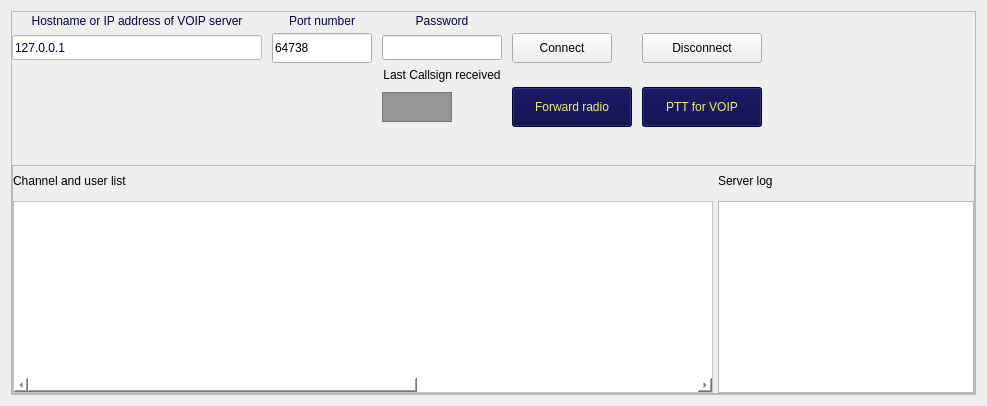
        <widget class="QWidget" name="tab_3">
         <property name="sizePolicy">
          <sizepolicy hsizetype="MinimumExpanding" vsizetype="MinimumExpanding">
           <horstretch>0</horstretch>
           <verstretch>0</verstretch>
          </sizepolicy>
         </property>
         <property name="toolTip">
          <string>&lt;html&gt;&lt;head/&gt;&lt;body&gt;&lt;p&gt;Config&lt;/p&gt;&lt;/body&gt;&lt;/html&gt;</string>
         </property>
         <attribute name="title">
          <string>VOIP</string>
         </attribute>
         <layout class="QVBoxLayout" name="verticalLayout_5">
          <item>
           <widget class="QFrame" name="frame_2">
            <property name="sizePolicy">
             <sizepolicy hsizetype="MinimumExpanding" vsizetype="MinimumExpanding">
              <horstretch>0</horstretch>
              <verstretch>0</verstretch>
             </sizepolicy>
            </property>
            <property name="minimumSize">
             <size>
              <width>500</width>
              <height>300</height>
             </size>
            </property>
            <property name="frameShape">
             <enum>QFrame::StyledPanel</enum>
            </property>
            <property name="frameShadow">
             <enum>QFrame::Raised</enum>
            </property>
            <layout class="QVBoxLayout" name="verticalLayout_4">
             <property name="leftMargin">
              <number>0</number>
             </property>
             <property name="topMargin">
              <number>0</number>
             </property>
             <property name="rightMargin">
              <number>0</number>
             </property>
             <property name="bottomMargin">
              <number>0</number>
             </property>
             <item>
              <layout class="QVBoxLayout" name="verticalLayout_3">
               <property name="sizeConstraint">
                <enum>QLayout::SetDefaultConstraint</enum>
               </property>
               <item>
                <layout class="QGridLayout" name="gridLayout">
                 <property name="topMargin">
                  <number>2</number>
                 </property>
                 <property name="bottomMargin">
                  <number>2</number>
                 </property>
                 <property name="horizontalSpacing">
                  <number>10</number>
                 </property>
                 <property name="verticalSpacing">
                  <number>5</number>
                 </property>
                 <item row="1" column="0">
                  <widget class="QLineEdit" name="voipServerEdit">
                   <property name="sizePolicy">
                    <sizepolicy hsizetype="Fixed" vsizetype="Fixed">
                     <horstretch>0</horstretch>
                     <verstretch>0</verstretch>
                    </sizepolicy>
                   </property>
                   <property name="minimumSize">
                    <size>
                     <width>250</width>
                     <height>25</height>
                    </size>
                   </property>
                   <property name="styleSheet">
                    <string notr="true">background-color: rgb(255, 255, 255);
color: rgb(0, 0, 66);
font: 12pt &quot;Sans Serif&quot;;</string>
                   </property>
                   <property name="text">
                    <string>127.0.0.1</string>
                   </property>
                  </widget>
                 </item>
                 <item row="1" column="3">
                  <widget class="QPushButton" name="voipConnectButton">
                   <property name="sizePolicy">
                    <sizepolicy hsizetype="Fixed" vsizetype="Fixed">
                     <horstretch>0</horstretch>
                     <verstretch>0</verstretch>
                    </sizepolicy>
                   </property>
                   <property name="minimumSize">
                    <size>
                     <width>100</width>
                     <height>30</height>
                    </size>
                   </property>
                   <property name="styleSheet">
                    <string notr="true">font: 10pt &quot;Sans Serif&quot;;
</string>
                   </property>
                   <property name="text">
                    <string>Connect</string>
                   </property>
                   <property name="icon">
                    <iconset>
                     <normalon>:/res/call-start.png</normalon>
                    </iconset>
                   </property>
                   <property name="iconSize">
                    <size>
                     <width>24</width>
                     <height>24</height>
                    </size>
                   </property>
                  </widget>
                 </item>
                 <item row="0" column="2">
                  <widget class="QLabel" name="label_28">
                   <property name="sizePolicy">
                    <sizepolicy hsizetype="Fixed" vsizetype="Fixed">
                     <horstretch>0</horstretch>
                     <verstretch>0</verstretch>
                    </sizepolicy>
                   </property>
                   <property name="maximumSize">
                    <size>
                     <width>450</width>
                     <height>30</height>
                    </size>
                   </property>
                   <property name="styleSheet">
                    <string notr="true">font: 10pt &quot;Sans Serif&quot;;
color: rgb(0, 0, 71);</string>
                   </property>
                   <property name="text">
                    <string>Password</string>
                   </property>
                   <property name="alignment">
                    <set>Qt::AlignCenter</set>
                   </property>
                  </widget>
                 </item>
                 <item row="0" column="0">
                  <widget class="QLabel" name="label_26">
                   <property name="sizePolicy">
                    <sizepolicy hsizetype="Fixed" vsizetype="Fixed">
                     <horstretch>0</horstretch>
                     <verstretch>0</verstretch>
                    </sizepolicy>
                   </property>
                   <property name="maximumSize">
                    <size>
                     <width>450</width>
                     <height>30</height>
                    </size>
                   </property>
                   <property name="styleSheet">
                    <string notr="true">font: 10pt &quot;Sans Serif&quot;;
color: rgb(0, 0, 71);</string>
                   </property>
                   <property name="text">
                    <string>Hostname or IP address of VOIP server</string>
                   </property>
                   <property name="alignment">
                    <set>Qt::AlignCenter</set>
                   </property>
                  </widget>
                 </item>
                 <item row="1" column="5">
                  <spacer name="horizontalSpacer_5">
                   <property name="orientation">
                    <enum>Qt::Horizontal</enum>
                   </property>
                   <property name="sizeHint" stdset="0">
                    <size>
                     <width>40</width>
                     <height>20</height>
                    </size>
                   </property>
                  </spacer>
                 </item>
                 <item row="3" column="2">
                  <widget class="QLabel" name="labelDisplayCallsign">
                   <property name="sizePolicy">
                    <sizepolicy hsizetype="Fixed" vsizetype="Fixed">
                     <horstretch>0</horstretch>
                     <verstretch>0</verstretch>
                    </sizepolicy>
                   </property>
                   <property name="minimumSize">
                    <size>
                     <width>70</width>
                     <height>30</height>
                    </size>
                   </property>
                   <property name="font">
                    <font>
                     <family>Sans Serif</family>
                     <pointsize>9</pointsize>
                     <weight>50</weight>
                     <italic>false</italic>
                     <bold>false</bold>
                    </font>
                   </property>
                   <property name="toolTip">
                    <string>Incoming transmission callsign</string>
                   </property>
                   <property name="styleSheet">
                    <string notr="true">color: rgb(255, 255, 255);
font: 9pt &quot;Monospace&quot;;
background-color: rgb(150, 150, 150);
font: 9pt &quot;Sans Serif&quot;;
</string>
                   </property>
                   <property name="frameShape">
                    <enum>QFrame::StyledPanel</enum>
                   </property>
                   <property name="frameShadow">
                    <enum>QFrame::Sunken</enum>
                   </property>
                   <property name="lineWidth">
                    <number>1</number>
                   </property>
                   <property name="text">
                    <string/>
                   </property>
                   <property name="alignment">
                    <set>Qt::AlignCenter</set>
                   </property>
                   <property name="textInteractionFlags">
                    <set>Qt::LinksAccessibleByMouse|Qt::TextSelectableByMouse</set>
                   </property>
                  </widget>
                 </item>
                 <item row="1" column="2">
                  <widget class="QLineEdit" name="lineEdit">
                   <property name="sizePolicy">
                    <sizepolicy hsizetype="Fixed" vsizetype="Fixed">
                     <horstretch>0</horstretch>
                     <verstretch>0</verstretch>
                    </sizepolicy>
                   </property>
                   <property name="minimumSize">
                    <size>
                     <width>120</width>
                     <height>25</height>
                    </size>
                   </property>
                   <property name="maximumSize">
                    <size>
                     <width>150</width>
                     <height>16777215</height>
                    </size>
                   </property>
                  </widget>
                 </item>
                 <item row="1" column="4">
                  <widget class="QPushButton" name="voipDisconnectButton">
                   <property name="sizePolicy">
                    <sizepolicy hsizetype="Fixed" vsizetype="Fixed">
                     <horstretch>0</horstretch>
                     <verstretch>0</verstretch>
                    </sizepolicy>
                   </property>
                   <property name="minimumSize">
                    <size>
                     <width>120</width>
                     <height>30</height>
                    </size>
                   </property>
                   <property name="styleSheet">
                    <string notr="true">font: 10pt &quot;Sans Serif&quot;;</string>
                   </property>
                   <property name="text">
                    <string>Disconnect</string>
                   </property>
                   <property name="icon">
                    <iconset>
                     <normalon>:/res/application-exit.png</normalon>
                    </iconset>
                   </property>
                   <property name="iconSize">
                    <size>
                     <width>24</width>
                     <height>24</height>
                    </size>
                   </property>
                  </widget>
                 </item>
                 <item row="2" column="2">
                  <widget class="QLabel" name="label_22">
                   <property name="text">
                    <string>Last Callsign received</string>
                   </property>
                   <property name="alignment">
                    <set>Qt::AlignCenter</set>
                   </property>
                  </widget>
                 </item>
                 <item row="3" column="3">
                  <widget class="QPushButton" name="voipForwardButton">
                   <property name="sizePolicy">
                    <sizepolicy hsizetype="Fixed" vsizetype="Fixed">
                     <horstretch>0</horstretch>
                     <verstretch>0</verstretch>
                    </sizepolicy>
                   </property>
                   <property name="minimumSize">
                    <size>
                     <width>120</width>
                     <height>40</height>
                    </size>
                   </property>
                   <property name="toolTip">
                    <string>Radio is connected to the VOIP server</string>
                   </property>
                   <property name="autoFillBackground">
                    <bool>false</bool>
                   </property>
                   <property name="styleSheet">
                    <string notr="true">font: 10pt &quot;Sans Serif&quot;;
color: rgb(240, 240, 119);
border-width: 4px;
background-color: rgb(0, 0, 67);
</string>
                   </property>
                   <property name="text">
                    <string>Forward radio</string>
                   </property>
                   <property name="icon">
                    <iconset resource="resources.qrc">
                     <normaloff>:/res/Button-Blank-Gray-icon.png</normaloff>
                     <normalon>:/res/Button-Blank-Yellow-icon.png</normalon>:/res/Button-Blank-Gray-icon.png</iconset>
                   </property>
                   <property name="checkable">
                    <bool>true</bool>
                   </property>
                  </widget>
                 </item>
                 <item row="3" column="4">
                  <widget class="QPushButton" name="pttVoipButton">
                   <property name="sizePolicy">
                    <sizepolicy hsizetype="Fixed" vsizetype="Fixed">
                     <horstretch>0</horstretch>
                     <verstretch>0</verstretch>
                    </sizepolicy>
                   </property>
                   <property name="minimumSize">
                    <size>
                     <width>120</width>
                     <height>40</height>
                    </size>
                   </property>
                   <property name="toolTip">
                    <string>PTT will talk on VOIP network</string>
                   </property>
                   <property name="autoFillBackground">
                    <bool>false</bool>
                   </property>
                   <property name="styleSheet">
                    <string notr="true">font: 10pt &quot;Sans Serif&quot;;
color: rgb(240, 240, 119);
border-width: 4px;
background-color: rgb(0, 0, 67);
</string>
                   </property>
                   <property name="text">
                    <string>PTT for VOIP</string>
                   </property>
                   <property name="icon">
                    <iconset resource="resources.qrc">
                     <normaloff>:/res/Button-Blank-Gray-icon.png</normaloff>
                     <normalon>:/res/Button-Blank-Yellow-icon.png</normalon>:/res/Button-Blank-Gray-icon.png</iconset>
                   </property>
                   <property name="checkable">
                    <bool>true</bool>
                   </property>
                  </widget>
                 </item>
                 <item row="1" column="1">
                  <widget class="QLineEdit" name="voipServerPortEdit">
                   <property name="sizePolicy">
                    <sizepolicy hsizetype="Fixed" vsizetype="Fixed">
                     <horstretch>0</horstretch>
                     <verstretch>0</verstretch>
                    </sizepolicy>
                   </property>
                   <property name="maximumSize">
                    <size>
                     <width>100</width>
                     <height>30</height>
                    </size>
                   </property>
                   <property name="inputMethodHints">
                    <set>Qt::ImhDigitsOnly</set>
                   </property>
                   <property name="text">
                    <string>64738</string>
                   </property>
                   <property name="maxLength">
                    <number>5</number>
                   </property>
                  </widget>
                 </item>
                 <item row="0" column="1">
                  <widget class="QLabel" name="label_31">
                   <property name="styleSheet">
                    <string notr="true">font: 10pt &quot;Sans Serif&quot;;
color: rgb(0, 0, 71);</string>
                   </property>
                   <property name="text">
                    <string>Port number</string>
                   </property>
                   <property name="alignment">
                    <set>Qt::AlignCenter</set>
                   </property>
                  </widget>
                 </item>
                </layout>
               </item>
               <item>
                <spacer name="verticalSpacer_3">
                 <property name="orientation">
                  <enum>Qt::Vertical</enum>
                 </property>
                 <property name="sizeType">
                  <enum>QSizePolicy::Fixed</enum>
                 </property>
                 <property name="sizeHint" stdset="0">
                  <size>
                   <width>10</width>
                   <height>30</height>
                  </size>
                 </property>
                </spacer>
               </item>
               <item>
                <widget class="QFrame" name="frame_3">
                 <property name="sizePolicy">
                  <sizepolicy hsizetype="MinimumExpanding" vsizetype="MinimumExpanding">
                   <horstretch>0</horstretch>
                   <verstretch>0</verstretch>
                  </sizepolicy>
                 </property>
                 <property name="minimumSize">
                  <size>
                   <width>500</width>
                   <height>100</height>
                  </size>
                 </property>
                 <property name="frameShape">
                  <enum>QFrame::StyledPanel</enum>
                 </property>
                 <property name="frameShadow">
                  <enum>QFrame::Raised</enum>
                 </property>
                 <layout class="QGridLayout" name="gridLayout_2">
                  <property name="leftMargin">
                   <number>0</number>
                  </property>
                  <property name="topMargin">
                   <number>0</number>
                  </property>
                  <property name="rightMargin">
                   <number>0</number>
                  </property>
                  <property name="bottomMargin">
                   <number>0</number>
                  </property>
                  <property name="spacing">
                   <number>5</number>
                  </property>
                  <item row="0" column="2">
                   <widget class="QLabel" name="label_29">
                    <property name="styleSheet">
                     <string notr="true">font: 12pt &quot;Sans Serif&quot;;</string>
                    </property>
                    <property name="text">
                     <string>Server log</string>
                    </property>
                   </widget>
                  </item>
                  <item row="1" column="2">
                   <widget class="QTextEdit" name="voipMessagesEdit">
                    <property name="sizePolicy">
                     <sizepolicy hsizetype="Expanding" vsizetype="Expanding">
                      <horstretch>0</horstretch>
                      <verstretch>0</verstretch>
                     </sizepolicy>
                    </property>
                    <property name="undoRedoEnabled">
                     <bool>false</bool>
                    </property>
                    <property name="readOnly">
                     <bool>true</bool>
                    </property>
                   </widget>
                  </item>
                  <item row="0" column="0">
                   <widget class="QLabel" name="label_27">
                    <property name="sizePolicy">
                     <sizepolicy hsizetype="MinimumExpanding" vsizetype="Fixed">
                      <horstretch>0</horstretch>
                      <verstretch>0</verstretch>
                     </sizepolicy>
                    </property>
                    <property name="minimumSize">
                     <size>
                      <width>0</width>
                      <height>30</height>
                     </size>
                    </property>
                    <property name="styleSheet">
                     <string notr="true">font: 12pt &quot;Sans Serif&quot;;</string>
                    </property>
                    <property name="frameShape">
                     <enum>QFrame::NoFrame</enum>
                    </property>
                    <property name="frameShadow">
                     <enum>QFrame::Plain</enum>
                    </property>
                    <property name="text">
                     <string>Channel and user list</string>
                    </property>
                   </widget>
                  </item>
                  <item row="1" column="0">
                   <widget class="QTreeWidget" name="voipTreeWidget">
                    <property name="sizePolicy">
                     <sizepolicy hsizetype="MinimumExpanding" vsizetype="MinimumExpanding">
                      <horstretch>0</horstretch>
                      <verstretch>0</verstretch>
                     </sizepolicy>
                    </property>
                    <property name="minimumSize">
                     <size>
                      <width>700</width>
                      <height>180</height>
                     </size>
                    </property>
                    <property name="styleSheet">
                     <string notr="true">background-color: rgb(255, 255, 255);s
font: 10pt &quot;Sans Serif&quot;;
color: rgb(0, 67, 98);</string>
                    </property>
                    <property name="lineWidth">
                     <number>3</number>
                    </property>
                    <property name="alternatingRowColors">
                     <bool>false</bool>
                    </property>
                    <property name="selectionMode">
                     <enum>QAbstractItemView::NoSelection</enum>
                    </property>
                    <property name="selectionBehavior">
                     <enum>QAbstractItemView::SelectItems</enum>
                    </property>
                    <property name="rootIsDecorated">
                     <bool>true</bool>
                    </property>
                    <property name="itemsExpandable">
                     <bool>true</bool>
                    </property>
                    <property name="wordWrap">
                     <bool>true</bool>
                    </property>
                    <property name="headerHidden">
                     <bool>true</bool>
                    </property>
                    <property name="expandsOnDoubleClick">
                     <bool>false</bool>
                    </property>
                    <property name="columnCount">
                     <number>4</number>
                    </property>
                    <attribute name="headerVisible">
                     <bool>false</bool>
                    </attribute>
                    <attribute name="headerDefaultSectionSize">
                     <number>300</number>
                    </attribute>
                    <attribute name="headerHighlightSections">
                     <bool>false</bool>
                    </attribute>
                    <column>
                     <property name="text">
                      <string notr="true">1</string>
                     </property>
                    </column>
                    <column>
                     <property name="text">
                      <string notr="true">2</string>
                     </property>
                    </column>
                    <column>
                     <property name="text">
                      <string notr="true">3</string>
                     </property>
                    </column>
                    <column>
                     <property name="text">
                      <string notr="true">4</string>
                     </property>
                    </column>
                   </widget>
                  </item>
                 </layout>
                </widget>
               </item>
              </layout>
             </item>
            </layout>
           </widget>
          </item>
         </layout>
        </widget>
